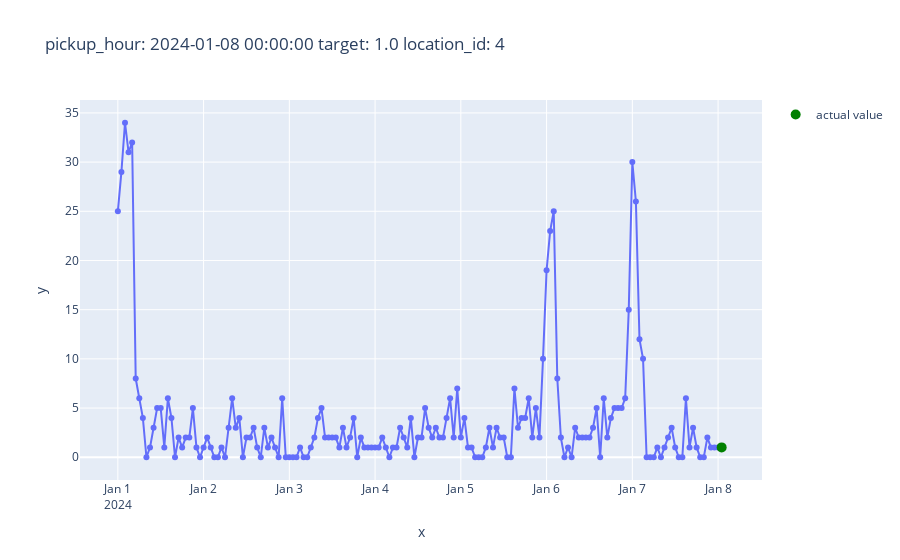

The cell this chart's notebook holds for it:
### Code cell
from plot import plot_one_sample

plot_one_sample(
    features=features,
    targets=targets,
    example_id=0
)

### Figure 1 — Plotly figure (JSON) as saved in the notebook; plotly's stock layout.template omitted (floating-point values rounded to 4 significant figures; data arrays with more than 128 entries replaced by an {"elided": "..."} marker saying what was removed)
{"data": [{"hovertemplate": "x=%{x}<br>y=%{y}<extra></extra>", "legendgroup": "", "line": {"color": "#636efa", "dash": "solid"}, "marker": {"symbol": "circle"}, "mode": "lines+markers", "name": "", "orientation": "v", "showlegend": false, "type": "scatter", "x": {"elided": "169 str values"}, "xaxis": "x", "y": {"elided": "169 float values"}, "yaxis": "y"}, {"marker": {"color": "green", "size": 10}, "mode": "markers", "name": "actual value", "type": "scatter", "x": ["2024-01-08T01:00:00"], "y": [1]}], "layout": {"legend": {"tracegroupgap": 0}, "title": {"text": "pickup_hour: 2024-01-08 00:00:00 target: 1.0 location_id: 4"}, "xaxis": {"anchor": "y", "domain": [0, 1], "title": {"text": "x"}}, "yaxis": {"anchor": "x", "domain": [0, 1], "title": {"text": "y"}}}}
